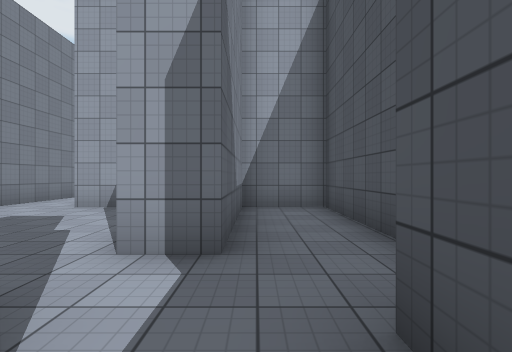
View 1 (above)

12 first-person views from a walk through a 3-D level made in the Unity game engine. The camera is 1.4 m above the floor, looks level and sees 85° across. The floor is counted in squares, 2 m on a side. Each view is taken from the middle of a square. On the plan, view 1 faces up. The plan holds only what a view shows up to about 9 squares ahead; the rest is blank. The player is left out. Surface patterns are stand-ins for the level's own textures.

View 2
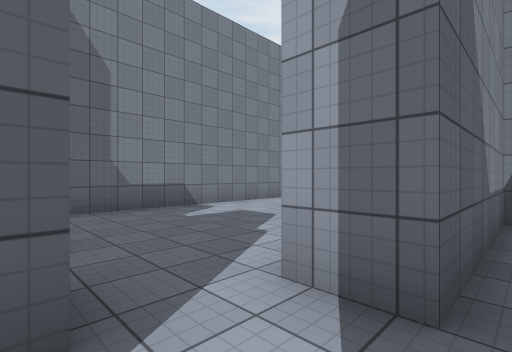

View 3
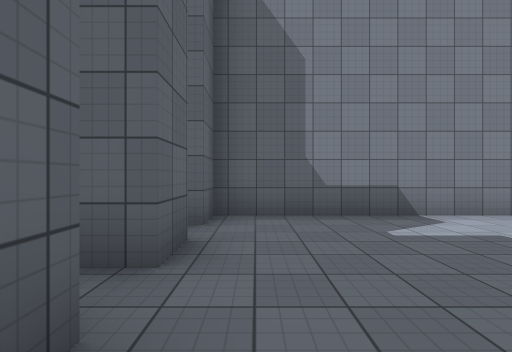

View 4
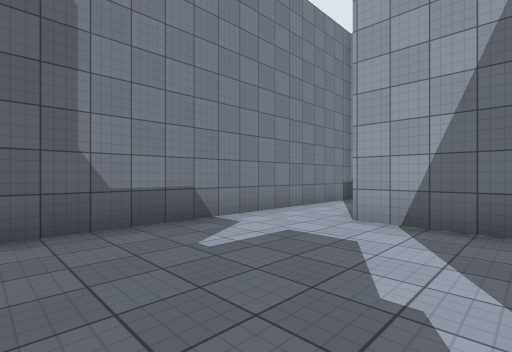

View 5
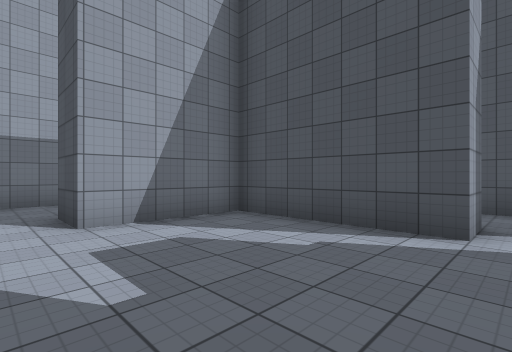

View 6
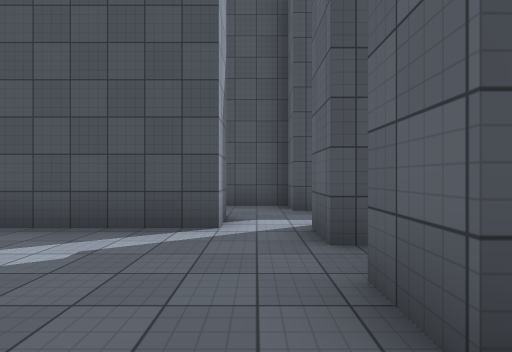

View 7
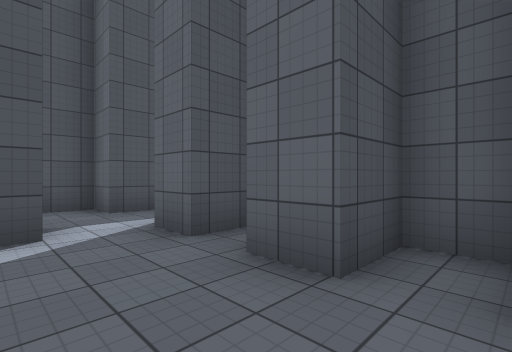

View 8
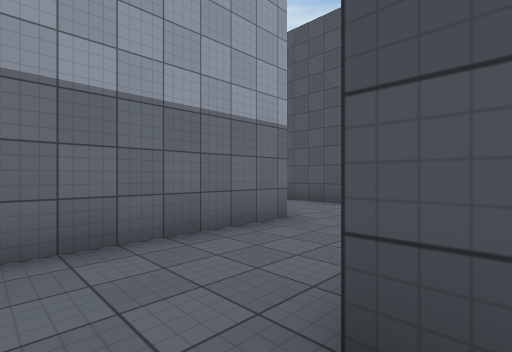

View 9
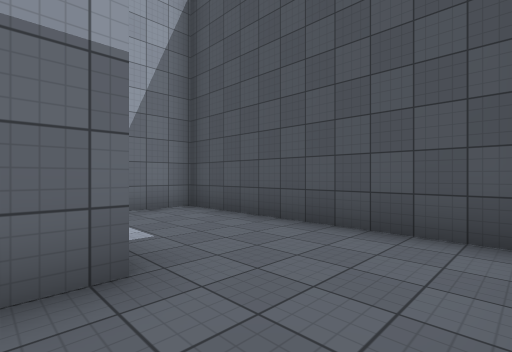

View 10
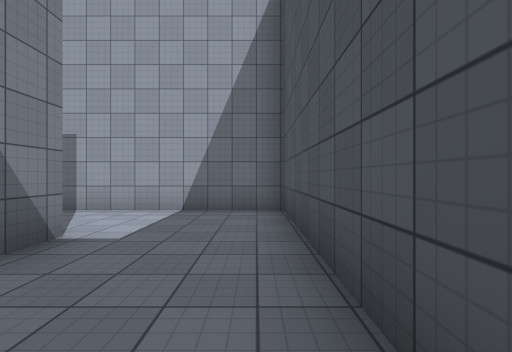

View 11
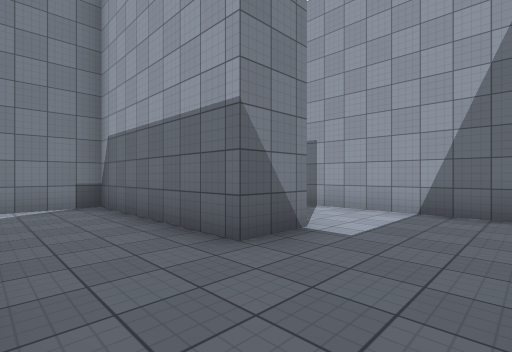

View 12
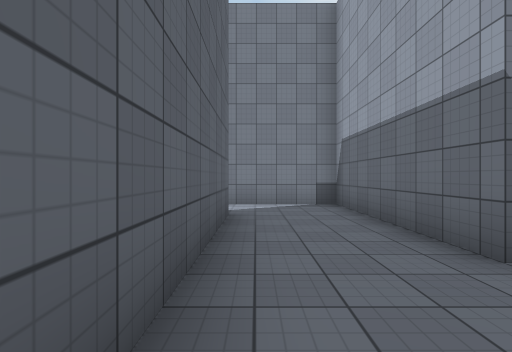

### Floor plan
Ten units are one square. View 1 is at (0, 0); x grows to the right and y downward. Boxes are objects, and circles mark ways between rooms. Rooms are numbered by the first view taken in them; rooms with no view inside come last. Other rooms are left out.
<svg viewBox="-64 -143 85 148">
<path fill="none" stroke="#000" d="M6 -4 6 -12 16 -12 16 -63 -3 -63 -3 -25 -12 -25M-12 -25 -12 -63 -41 -63M-41 -12 -31 -12 -31 -6M-22 -4 -22 -12 -12 -12M-59 -66 -59 -12 -50 -12M-12 -112 -12 -100 -59 -100 -59 -66M16 -81 16 -138 -30 -138M-41 -63 -41 -75 5 -75"/>
<circle cx="-10" cy="-20" r="3" fill="#2a7"/>
<circle cx="-50" cy="-70" r="3" fill="#2a7"/>
<text x="0" y="-30">1</text>
<text x="-30" y="-40">2</text>
<text x="-10" y="-100">3</text>
</svg>
Room 1 opens to room 2. Room 2 opens to room 3.

Where each view was taken, in squares from view 1:
view 1: 0 up, 0 right, facing up
view 2: 1 up, 0 right, facing up-left
view 3: 2 up, 1 left, facing left
view 4: 2 up, 2 left, facing up-left
view 5: 2 up, 5 left, facing up-right
view 6: 2 up, 5 left, facing right
view 7: 3 up, 5 left, facing down-right
view 8: 7 up, 5 left, facing up-right
view 9: 8 up, 2 left, facing up-right
view 10: 8 up, 1 right, facing up
view 11: 8 up, 1 right, facing up-left
view 12: 8 up, 1 right, facing left
